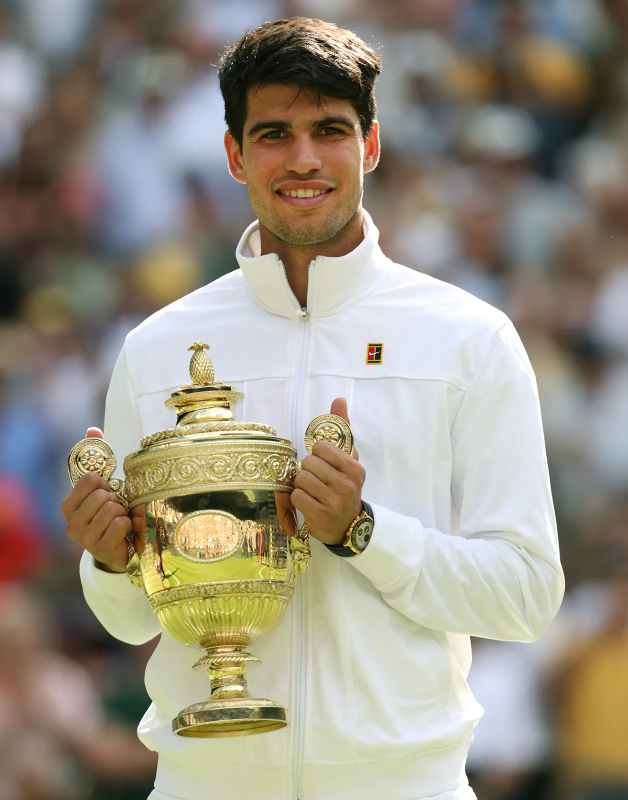
#> input picture backend/resources/test_images/alcaraz.jpeg, 1255 x 1600 px (shown at 1/2 size)
$ python -i data_cleaning.py   (imports and definitions only)
#> lines starting #> are read from the running program, lines starting #| are printed output that depends on the picture
"""
Sports Celebrity Image Classification: Refactored Data Cleaning

This module handles the preprocessing pipeline for sports celebrity images:
1. Detects faces from images using OpenCV's Haar Cascades
2. Uses flexible face detection strategies (no strict eye requirement)
3. Multiple detection strategies for better coverage
4. Crops images to focus on the face region
5. Saves processed images to a cropped dataset directory

Updated to use centralized configuration from config module.
"""

import sys
import os
import numpy as np
import cv2
import matplotlib.pyplot as plt
import shutil
from typing import List, Tuple, Dict, Optional

# Add API directory to path to import config
sys.path.insert(0, os.path.join(os.path.dirname(__file__), '..', '..', 'api'))
import config


class ImageDataCleaner:
    """Handles face detection and image cropping for sports celebrity classification."""

    def __init__(
        self,
        dataset_path: str = "./training_data/",
        cropped_path: str = "./training_data/cropped/"
    ):
        """
        Initialize the data cleaner with dataset paths.

        Args:
            dataset_path: Path to the raw dataset directory
            cropped_path: Path where cropped images will be saved
        """
        self.dataset_path = dataset_path
        self.cropped_path = cropped_path

        # Load cascades using config paths
        self.face_cascade = cv2.CascadeClassifier(config.FACE_CASCADE_PATH)
        self.eye_cascade = cv2.CascadeClassifier(config.EYE_CASCADE_PATH)

        # Verify cascades loaded successfully
        if self.face_cascade.empty():
            raise RuntimeError(f"Failed to load face cascade from: {config.FACE_CASCADE_PATH}")
        if self.eye_cascade.empty():
            raise RuntimeError(f"Failed to load eye cascade from: {config.EYE_CASCADE_PATH}")

    def get_cropped_image_if_face_detected(self, image_path: str) -> Optional[np.ndarray]:
        """
        Detect face in an image and return cropped face.
        Uses multiple detection strategies for better coverage.

        Args:
            image_path: Path to the input image

        Returns:
            Cropped face image if valid, None otherwise
        """
#> called with image_path = '../../resources/test_images/alcaraz.jpeg'
        img = cv2.imread(image_path)
#> img is the input picture: shape (1600, 1255, 3); mean B, G, R 131.7, 146, 152.4
        if img is None:
            return None

        gray = cv2.cvtColor(img, cv2.COLOR_BGR2GRAY)
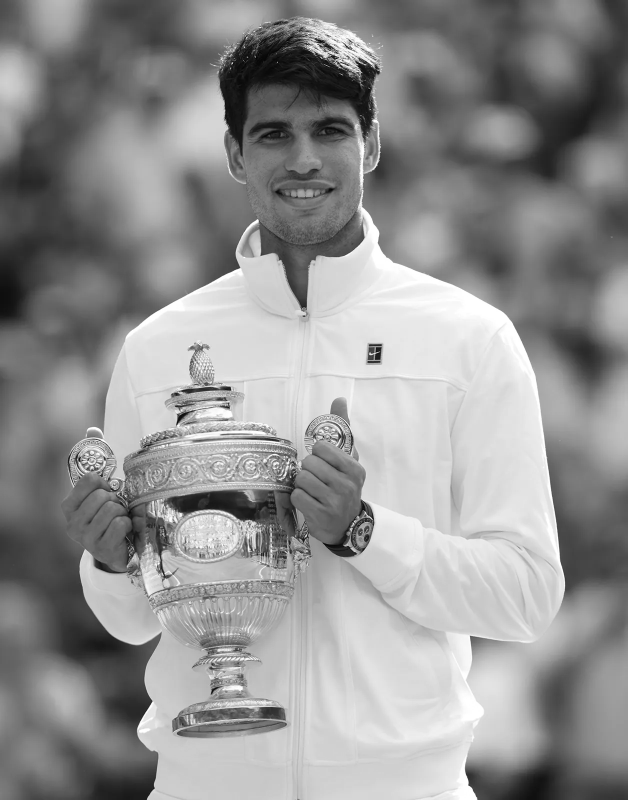
#> gray: shape (1600, 1255) (shown at 1/2 size); min 0, max 255, mean 146.3

        # Strategy 1: Standard detection
        faces = self.face_cascade.detectMultiScale(
            gray,
            **config.DETECTION_PARAMS_STANDARD
        )
#> faces = [[453, 155, 296, 296]]

        # Strategy 2: More lenient detection if no faces found
        if len(faces) == 0:
            faces = self.face_cascade.detectMultiScale(
                gray,
                **config.DETECTION_PARAMS_LENIENT
            )

        # Strategy 3: Even more lenient if still no faces
        if len(faces) == 0:
            faces = self.face_cascade.detectMultiScale(
                gray,
                **config.DETECTION_PARAMS_VERY_LENIENT
            )

        if len(faces) > 0:
            # Take the largest face (most likely to be the main subject)
            areas = [w * h for (x, y, w, h) in faces]
#> areas = [87616]
            largest_face_idx = np.argmax(areas)
#> largest_face_idx = 0
            x, y, w, h = faces[largest_face_idx]
#> x = 453; y = 155; w = 296; h = 296

            # Apply padding
            padding = int(config.FACE_PADDING_RATIO * min(w, h))
#> padding = 29
            x_start = max(0, x - padding)
#> x_start = 424
            y_start = max(0, y - padding)
#> y_start = 126
            x_end = min(img.shape[1], x + w + padding)
#> x_end = 778
            y_end = min(img.shape[0], y + h + padding)
#> y_end = 480

            roi_color = img[y_start:y_end, x_start:x_end]
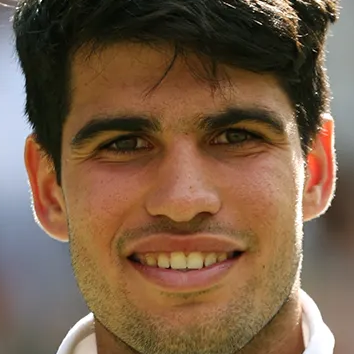
#> roi_color: shape (354, 354, 3); mean B, G, R 70.9, 93.7, 119.8

            # Basic quality check using config
            if (roi_color.shape[0] >= config.MIN_FACE_SIZE[1] and
                roi_color.shape[1] >= config.MIN_FACE_SIZE[0]):
                return roi_color

        return None

    # [245 lines left out: functions get_cropped_image_if_2_eyes, get_cropped_image_with_eye_validation, visualize_face_detection, get_image_directories, setup_cropped_directory, process_all_images and 2 more, not called in this run]


# [2 lines not run here, left out]

>>> result = ImageDataCleaner().get_cropped_image_if_face_detected('../../resources/test_images/alcaraz.jpeg')
